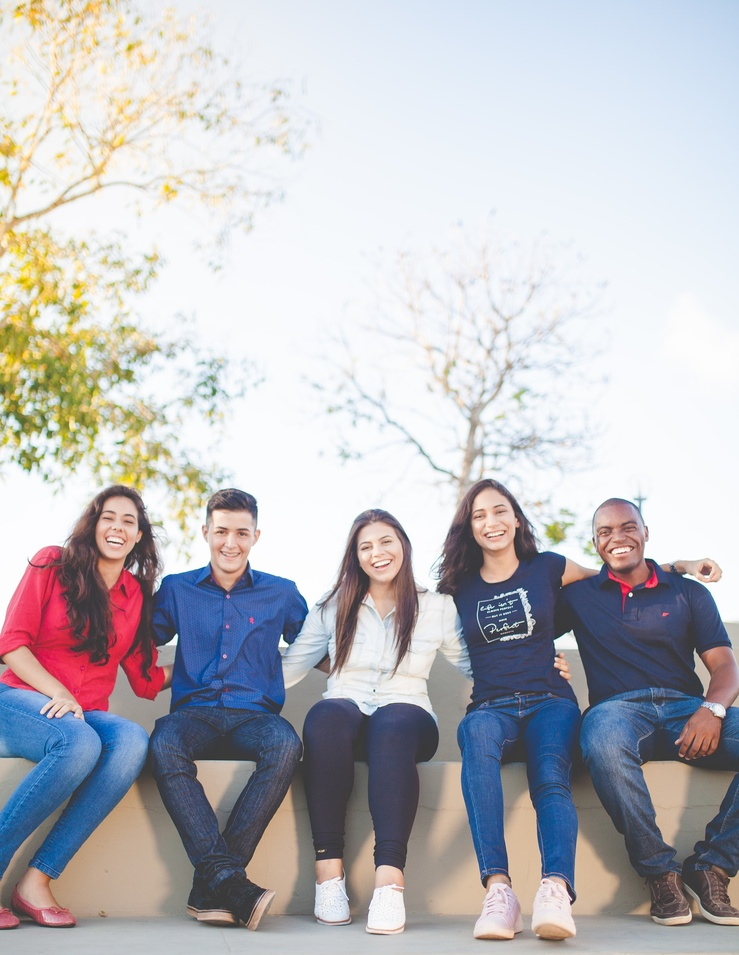
#> input picture friends.jpg, 739 x 955 px, shrunk from 1920 x 2483 before the run
$ jupyter execute face_detection.ipynb
#> lines starting #> are read from the running program, lines starting #| are printed output that depends on the picture
## Import libraries

[cell 1]
import sys
import matplotlib.pyplot as plt
from matplotlib import patches
from skimage import data
from skimage.feature import Cascade

## Utility functions

[cell 2]
def show_detected_face(image, detected):
    '''takes an image and draw red rectangles around detected face'''
    plt.imshow(image)
    img_desc = plt.gca()
    plt.set_cmap('gray')
    plt.axis('off')

    for patch in detected:
        img_desc.add_patch(patches.Rectangle((patch['c'], patch['r']),
                                             patch['width'], patch['height'],
                                             fill=False, color='r', linewidth=2))
    plt.show()

[cell 3]
def save_detected_face(image, detected):
    '''takes an image and draw red rectangles around detected face and saves the file'''
    plt.imshow(image)
    img_desc = plt.gca()
    plt.set_cmap('gray')
    plt.axis('off')

    for patch in detected:
        img_desc.add_patch(
            patches.Rectangle((patch['c'], patch['r']),
                              patch['width'], patch['height'],
                              fill=False, color='r', linewidth=2))

    save_img_name = 'detected_faces.jpg'
    plt.savefig(save_img_name, bbox_inches='tight', pad_inches=0)
    print('Image saved as', save_img_name)

## Read image

[cell 4]
# read image
image = plt.imread('friends.jpg')
#> image is the input picture: shape (955, 739, 3); mean R, G, B 187.2, 186, 190.2

# show image
plt.imshow(image)

## Detect faces

[cell 5]
# Load the trained file from the module root.
trained_file = data.lbp_frontal_face_cascade_filename()

[cell 6]
# Initialize the detector cascade.
detector = Cascade(trained_file)

[cell 7]
# Apply detector on the image
detected = detector.detect_multi_scale(img=image,
                                       scale_factor=1.2, step_ratio=1,
                                       min_size=(10, 10), max_size=(200, 200))
#> detected = 6 items

[cell 8]
# No. of faces detected
print('No. of faces detected :', len(detected))
#| No. of faces detected : 6

[cell 9]
# Show image with detected face marked
show_detected_face(image, detected)
#> the loop in show_detected_face, `for patch in detected:` made 6 passes
#> patch on passes 1 to 6: {'r': 540, 'c': 93, 'width': 52, 'height': 52}, {'r': 493, 'c': 464, 'width': 54, 'height': 54}, {'r': 497, 'c': 90, 'width': 59, 'height': 59}, {'r': 509, 'c': 588, 'width': 59, 'height': 59}, {'r': 511, 'c': 203, 'width': 59, 'height': 59}, {'r': 524, 'c': 351, 'width': 54, 'height': 54}
#> in show_detected_face, `plt.show()`:
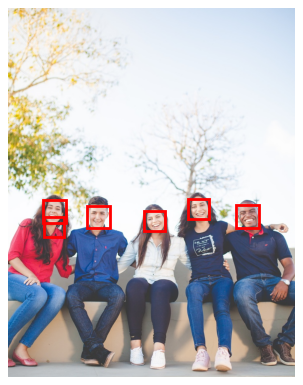
#> figure drawn by matplotlib, 1 panel

[cell 10]
# show patches
for face in detected:
    print(face)
#> this loop made 6 passes
#| {'r': 540, 'c': 93, 'width': 52, 'height': 52}
#| {'r': 493, 'c': 464, 'width': 54, 'height': 54}
#| {'r': 497, 'c': 90, 'width': 59, 'height': 59}
#| {'r': 509, 'c': 588, 'width': 59, 'height': 59}
#| {'r': 511, 'c': 203, 'width': 59, 'height': 59}
#| {'r': 524, 'c': 351, 'width': 54, 'height': 54}

[cell 11]
# Save image with detected face marked
save_detected_face(image, detected)
#> the loop in save_detected_face, `for patch in detected:` made 6 passes
